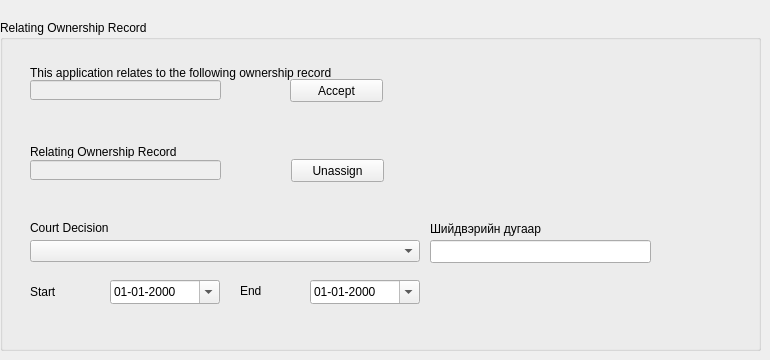
   <widget class="QWidget" name="relating_record_tab">
    <attribute name="title">
     <string>Relating Record</string>
    </attribute>
    <widget class="QGroupBox" name="relating_record_groupbox">
     <property name="geometry">
      <rect>
       <x>0</x>
       <y>20</y>
       <width>761</width>
       <height>331</height>
      </rect>
     </property>
     <property name="title">
      <string>Relating Ownership Record</string>
     </property>
     <widget class="QLineEdit" name="relating_accepted_record_edit">
      <property name="enabled">
       <bool>false</bool>
      </property>
      <property name="geometry">
       <rect>
        <x>30</x>
        <y>140</y>
        <width>191</width>
        <height>20</height>
       </rect>
      </property>
     </widget>
     <widget class="QLabel" name="label_75">
      <property name="geometry">
       <rect>
        <x>30</x>
        <y>45</y>
        <width>461</width>
        <height>16</height>
       </rect>
      </property>
      <property name="text">
       <string>This application relates to the following ownership record</string>
      </property>
     </widget>
     <widget class="QLabel" name="label_76">
      <property name="geometry">
       <rect>
        <x>30</x>
        <y>125</y>
        <width>250</width>
        <height>13</height>
       </rect>
      </property>
      <property name="text">
       <string>Relating Ownership Record</string>
      </property>
     </widget>
     <widget class="QLineEdit" name="relating_record_num_edit">
      <property name="enabled">
       <bool>false</bool>
      </property>
      <property name="geometry">
       <rect>
        <x>30</x>
        <y>60</y>
        <width>191</width>
        <height>20</height>
       </rect>
      </property>
     </widget>
     <widget class="QPushButton" name="unassign_record_button">
      <property name="geometry">
       <rect>
        <x>291</x>
        <y>139</y>
        <width>93</width>
        <height>23</height>
       </rect>
      </property>
      <property name="text">
       <string>Unassign</string>
      </property>
     </widget>
     <widget class="QPushButton" name="accept_relating_record_button">
      <property name="geometry">
       <rect>
        <x>290</x>
        <y>59</y>
        <width>93</width>
        <height>23</height>
       </rect>
      </property>
      <property name="text">
       <string>Accept</string>
      </property>
     </widget>
     <widget class="QComboBox" name="record_court_status_cbox">
      <property name="geometry">
       <rect>
        <x>30</x>
        <y>220</y>
        <width>390</width>
        <height>22</height>
       </rect>
      </property>
     </widget>
     <widget class="QLabel" name="record_court_decision_label">
      <property name="geometry">
       <rect>
        <x>30</x>
        <y>200</y>
        <width>451</width>
        <height>16</height>
       </rect>
      </property>
      <property name="text">
       <string>Court Decision</string>
      </property>
     </widget>
     <widget class="QDateEdit" name="record_court_start_date_edit">
      <property name="geometry">
       <rect>
        <x>110</x>
        <y>260</y>
        <width>110</width>
        <height>24</height>
       </rect>
      </property>
      <property name="displayFormat">
       <string>dd-MM-yyyy</string>
      </property>
      <property name="calendarPopup">
       <bool>true</bool>
      </property>
     </widget>
     <widget class="QLabel" name="record_court_end_label">
      <property name="geometry">
       <rect>
        <x>240</x>
        <y>263</y>
        <width>62</width>
        <height>16</height>
       </rect>
      </property>
      <property name="text">
       <string>End</string>
      </property>
     </widget>
     <widget class="QLabel" name="record_court_start_label">
      <property name="geometry">
       <rect>
        <x>30</x>
        <y>264</y>
        <width>71</width>
        <height>16</height>
       </rect>
      </property>
      <property name="text">
       <string>Start</string>
      </property>
     </widget>
     <widget class="QDateEdit" name="record_court_end_date_edit">
      <property name="geometry">
       <rect>
        <x>310</x>
        <y>260</y>
        <width>110</width>
        <height>24</height>
       </rect>
      </property>
      <property name="displayFormat">
       <string>dd-MM-yyyy</string>
      </property>
      <property name="calendarPopup">
       <bool>true</bool>
      </property>
     </widget>
     <widget class="QLineEdit" name="record_court_decision_no_edit">
      <property name="geometry">
       <rect>
        <x>430</x>
        <y>220</y>
        <width>221</width>
        <height>23</height>
       </rect>
      </property>
     </widget>
     <widget class="QLabel" name="label_50">
      <property name="geometry">
       <rect>
        <x>430</x>
        <y>200</y>
        <width>130</width>
        <height>17</height>
       </rect>
      </property>
      <property name="text">
       <string>Шийдвэрийн дугаар</string>
      </property>
     </widget>
    </widget>
   </widget>
